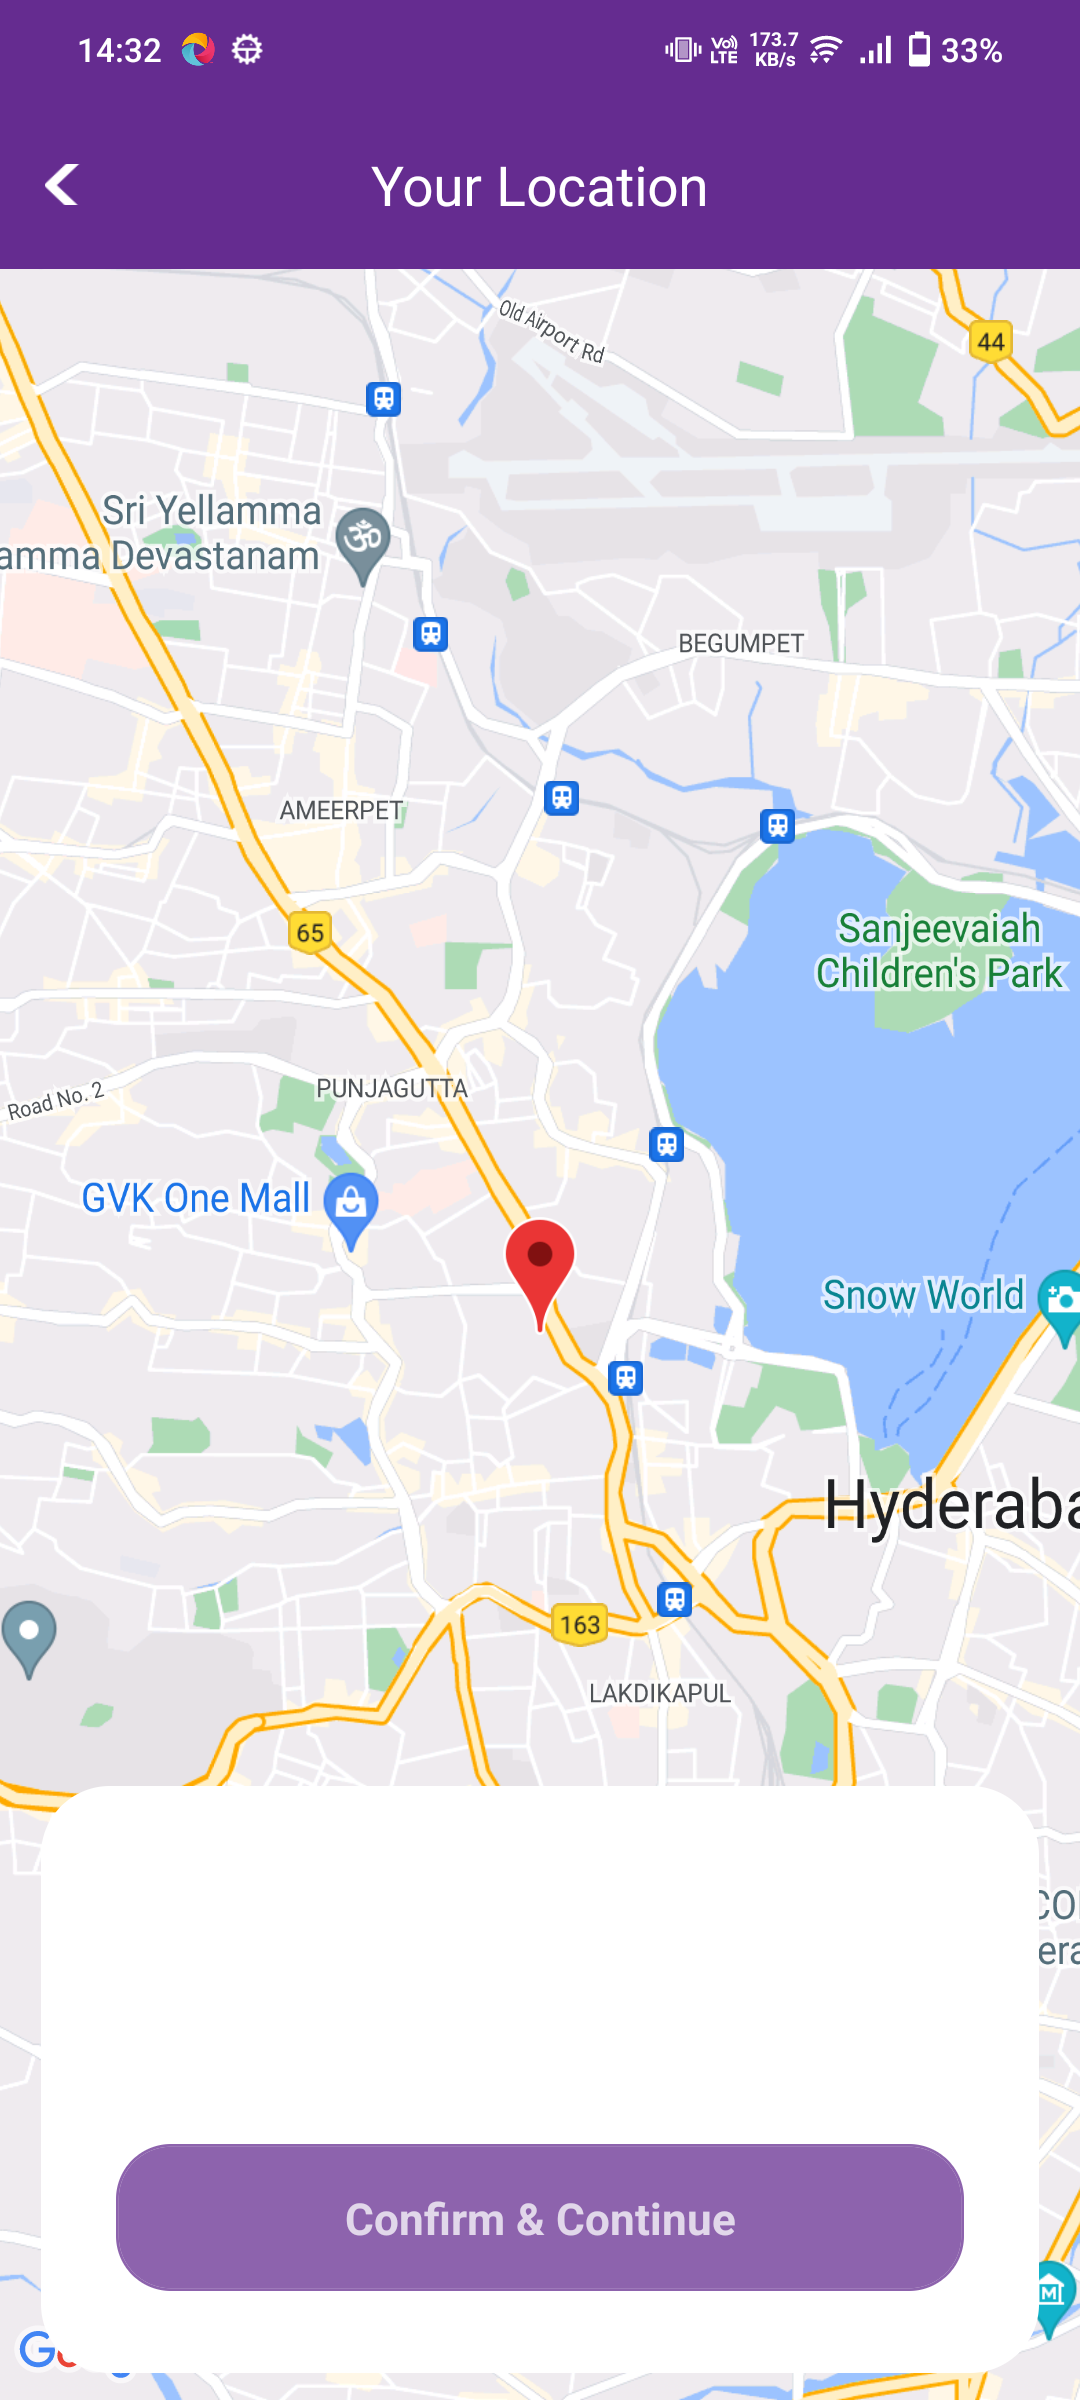

Source code (Python):
import time
from Driver.appiumandroid import AppiumDriverManager
from Pages.elementsaccess import AppiumElementFinder
import logging
from openpyxl import load_workbook, Workbook
from openpyxl.styles import Font
from openpyxl.drawing.image import Image as xlImage
from openpyxl.utils import get_column_letter

logging.basicConfig(filename='test_log.log', level=logging.INFO, format='%(asctime)s - %(levelname)s: %(message)s')

# Load existing workbook or create a new one if it doesn't exist
try:
    wb = load_workbook("automation_test_report.xlsx")
except FileNotFoundError:
    wb = Workbook()

ws = wb.active
ws.title = 'Test Results'

headers = ['Issue ID', 'Issue Description', 'Test Result', 'Screenshot', 'Severity Level',
           'Steps to Reproduce', 'Expected Behavior', 'Actual Behavior', 'Device/Platform',
           'Additional Notes/Comments']


# Write headers if the sheet is empty
def write_headers():
    try:
        if not any(ws.iter_rows(max_row=1, max_col=len(headers))):
            ws.append(headers)
            for col in range(1, len(headers) + 1):
                ws.cell(row=1, column=col).font = Font(bold=True)
    except Exception as e:
        logging.error(f"Error writing headers to Excel: {e}")


write_headers()


def write_test_result(issue_id, issue_description, test_result, screenshot, severity_level,
                      steps_to_reproduce, expected_behavior, actual_behavior, device_platform,
                      additional_notes_comments):
    try:
        ws.append([issue_id, issue_description, test_result, "", severity_level,
                   steps_to_reproduce, expected_behavior, actual_behavior, device_platform,
                   additional_notes_comments])
        row_number = ws.max_row
        if screenshot:
            # row_height = 100# Adjust the divisor based on your requirements
            # ws.row_dimensions[row_number].height = row_height
            # column_height = 200
            # ws.height_dimension[row_number]=column_height
            cell_reference = f'D{row_number}'
            row_height = 100  # Adjust the divisor based on your requirements
            ws.row_dimensions[row_number].height = row_height
            column_width = 100  # Adjust the divisor based on your requirements
            ws.column_dimensions[cell_reference[0]].width = column_width
            screenshot.width = 200  # Set width in pixels
            screenshot.height = 100
            ws.add_image(screenshot, cell_reference)  # Adjust cell position as needed
            wb.save('automation_test_report.xlsx')
    except Exception as e:
        logging.error(f"Error writing test result to Excel: {e}")


def test_cart():
    driver_manager = AppiumDriverManager()
    driver = driver_manager.appium_driver()
    element_finder = AppiumElementFinder(driver)
    try:
        xpaths = ['//android.widget.FrameLayout[@resource-id="android:id/content"]/android.widget.FrameLayout/android'
                  '.view.ViewGroup/android.view.ViewGroup/android.view.ViewGroup/android.view.ViewGroup['
                  '1]/android.view.ViewGroup/android.view.ViewGroup/android.view.ViewGroup/android.view.ViewGroup'
                  '/android.view.ViewGroup[5]/android.view.ViewGroup/android.view.ViewGroup['
                  '6]/android.widget.ImageView','(//android.widget.TextView[@text=""])[1]',
                  '(//android.widget.TextView[@text=""])[1]',
                  '(//android.widget.CheckBox[@resource-id="ProductCheck"])[1]',
                  '//android.widget.TextView[@text=" Remove"]', '//android.widget.TextView[@text="Change"]',
                  '//android.widget.TextView[@text="Confirm & Continue"]']

        for i in xpaths:
            element_finder.find_clickable_element_by_xpath(i).click()
        screenshot_path = "cart.png"
        driver.save_screenshot(screenshot_path)
        screenshot = xlImage(screenshot_path)
        assert True
        logging.info("cart page tested successfully")
        write_test_result(issue_id='5', issue_description='cart page functionality',
                          test_result='Passed', screenshot=screenshot,
                          severity_level='None', steps_to_reproduce='None',
                          expected_behavior='Need to add,decrease and remove the products',
                          actual_behavior='As expected ',
                          device_platform='Android', additional_notes_comments='No issues')

    except Exception as e:
        logging.error(f"Failed to execute cart functionality: {e}")
        time.sleep(5)
        screenshot_path = "prod_search_fail.png"
        driver.save_screenshot(screenshot_path)
        screenshot = xlImage(screenshot_path)
        assert True
        logging.info("cart page tested successfully")
        write_test_result(issue_id='5', issue_description='Login with valid credentials',
                          test_result='Passed', screenshot=screenshot,
                          severity_level='None', steps_to_reproduce='None',
                          expected_behavior='User should be logged in successfully',
                          actual_behavior='User logged in successfully',
                          device_platform='Android', additional_notes_comments='No issues')
